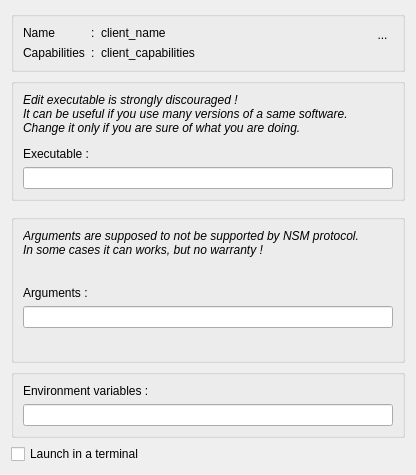
<?xml version="1.0" encoding="UTF-8"?>
<ui version="4.0">
 <class>Frame</class>
 <widget class="QFrame" name="Frame">
  <property name="geometry">
   <rect>
    <x>0</x>
    <y>0</y>
    <width>416</width>
    <height>475</height>
   </rect>
  </property>
  <property name="windowTitle">
   <string>Frame</string>
  </property>
  <layout class="QVBoxLayout" name="verticalLayout_2">
   <item>
    <widget class="QGroupBox" name="groupBox">
     <property name="title">
      <string/>
     </property>
     <layout class="QGridLayout" name="gridLayout_2">
      <item row="2" column="2">
       <widget class="QLabel" name="labelClientName">
        <property name="text">
         <string>client_name</string>
        </property>
       </widget>
      </item>
      <item row="2" column="1">
       <widget class="QLabel" name="label_3">
        <property name="sizePolicy">
         <sizepolicy hsizetype="Fixed" vsizetype="Preferred">
          <horstretch>0</horstretch>
          <verstretch>0</verstretch>
         </sizepolicy>
        </property>
        <property name="text">
         <string>:</string>
        </property>
       </widget>
      </item>
      <item row="3" column="2">
       <widget class="QLabel" name="labelCapabilities">
        <property name="sizePolicy">
         <sizepolicy hsizetype="Expanding" vsizetype="Preferred">
          <horstretch>0</horstretch>
          <verstretch>0</verstretch>
         </sizepolicy>
        </property>
        <property name="text">
         <string>client_capabilities</string>
        </property>
        <property name="alignment">
         <set>Qt::AlignLeading|Qt::AlignLeft|Qt::AlignTop</set>
        </property>
       </widget>
      </item>
      <item row="2" column="0">
       <widget class="QLabel" name="label_2">
        <property name="sizePolicy">
         <sizepolicy hsizetype="Fixed" vsizetype="Preferred">
          <horstretch>0</horstretch>
          <verstretch>0</verstretch>
         </sizepolicy>
        </property>
        <property name="text">
         <string>Name</string>
        </property>
       </widget>
      </item>
      <item row="3" column="1">
       <widget class="QLabel" name="labelCapabilitiesColon">
        <property name="text">
         <string>:</string>
        </property>
        <property name="alignment">
         <set>Qt::AlignLeading|Qt::AlignLeft|Qt::AlignTop</set>
        </property>
       </widget>
      </item>
      <item row="3" column="0">
       <widget class="QLabel" name="labelCapabilitiesTitle">
        <property name="sizePolicy">
         <sizepolicy hsizetype="Fixed" vsizetype="Preferred">
          <horstretch>0</horstretch>
          <verstretch>0</verstretch>
         </sizepolicy>
        </property>
        <property name="text">
         <string>Capabilities</string>
        </property>
        <property name="alignment">
         <set>Qt::AlignLeading|Qt::AlignLeft|Qt::AlignTop</set>
        </property>
       </widget>
      </item>
      <item row="2" column="3" rowspan="2">
       <layout class="QVBoxLayout" name="verticalLayout_4">
        <item>
         <widget class="FakeToolButton" name="toolButtonIcon">
          <property name="baseSize">
           <size>
            <width>48</width>
            <height>48</height>
           </size>
          </property>
          <property name="styleSheet">
           <string notr="true">QToolButton{border:none}</string>
          </property>
          <property name="text">
           <string>...</string>
          </property>
          <property name="icon">
           <iconset theme="application-pdf">
            <normaloff>../../../.designer/backup</normaloff>../../../.designer/backup</iconset>
          </property>
          <property name="iconSize">
           <size>
            <width>48</width>
            <height>48</height>
           </size>
          </property>
         </widget>
        </item>
        <item>
         <spacer name="verticalSpacer_2">
          <property name="orientation">
           <enum>Qt::Vertical</enum>
          </property>
          <property name="sizeHint" stdset="0">
           <size>
            <width>20</width>
            <height>40</height>
           </size>
          </property>
         </spacer>
        </item>
       </layout>
      </item>
     </layout>
    </widget>
   </item>
   <item>
    <widget class="QGroupBox" name="groupBox_3">
     <property name="title">
      <string/>
     </property>
     <layout class="QVBoxLayout" name="verticalLayout_8">
      <item>
       <layout class="QHBoxLayout" name="horizontalLayout"/>
      </item>
      <item>
       <widget class="QLabel" name="labelExecutableWarning">
        <property name="font">
         <font>
          <pointsize>9</pointsize>
          <italic>true</italic>
         </font>
        </property>
        <property name="text">
         <string>&lt;html&gt;&lt;head/&gt;&lt;body&gt;&lt;p&gt;Edit executable is strongly discouraged !&lt;br/&gt;It can be useful if you use many versions of a same software.&lt;br/&gt;Change it only if you are sure of what you are doing.&lt;/p&gt;&lt;/body&gt;&lt;/html&gt;</string>
        </property>
       </widget>
      </item>
      <item>
       <spacer name="verticalSpacer">
        <property name="orientation">
         <enum>Qt::Vertical</enum>
        </property>
        <property name="sizeHint" stdset="0">
         <size>
          <width>20</width>
          <height>40</height>
         </size>
        </property>
       </spacer>
      </item>
      <item>
       <widget class="QLabel" name="label_4">
        <property name="text">
         <string>Executable :</string>
        </property>
       </widget>
      </item>
      <item>
       <widget class="QLineEdit" name="lineEditExecutable"/>
      </item>
     </layout>
    </widget>
   </item>
   <item>
    <spacer name="verticalSpacer_5">
     <property name="orientation">
      <enum>Qt::Vertical</enum>
     </property>
     <property name="sizeHint" stdset="0">
      <size>
       <width>20</width>
       <height>40</height>
      </size>
     </property>
    </spacer>
   </item>
   <item>
    <widget class="QGroupBox" name="groupBox_4">
     <property name="title">
      <string/>
     </property>
     <layout class="QVBoxLayout" name="verticalLayout_9">
      <item>
       <widget class="QLabel" name="label_11">
        <property name="font">
         <font>
          <pointsize>9</pointsize>
          <italic>true</italic>
         </font>
        </property>
        <property name="text">
         <string>&lt;html&gt;&lt;head/&gt;&lt;body&gt;&lt;p&gt;Arguments are supposed to not be supported by NSM protocol.&lt;br/&gt;In some cases it can works, but no warranty !&lt;/p&gt;&lt;/body&gt;&lt;/html&gt;</string>
        </property>
       </widget>
      </item>
      <item>
       <spacer name="verticalSpacer_6">
        <property name="orientation">
         <enum>Qt::Vertical</enum>
        </property>
        <property name="sizeHint" stdset="0">
         <size>
          <width>20</width>
          <height>40</height>
         </size>
        </property>
       </spacer>
      </item>
      <item>
       <widget class="QLabel" name="label_12">
        <property name="text">
         <string>Arguments :</string>
        </property>
       </widget>
      </item>
      <item>
       <widget class="QLineEdit" name="lineEditArguments"/>
      </item>
      <item>
       <spacer name="verticalSpacer_7">
        <property name="orientation">
         <enum>Qt::Vertical</enum>
        </property>
        <property name="sizeHint" stdset="0">
         <size>
          <width>20</width>
          <height>40</height>
         </size>
        </property>
       </spacer>
      </item>
     </layout>
    </widget>
   </item>
   <item>
    <widget class="QGroupBox" name="groupBox_2">
     <property name="title">
      <string/>
     </property>
     <layout class="QVBoxLayout" name="verticalLayout">
      <item>
       <widget class="QLabel" name="label">
        <property name="text">
         <string>Environment variables :</string>
        </property>
       </widget>
      </item>
      <item>
       <widget class="QLineEdit" name="lineEditEnviron">
        <property name="toolTip">
         <string>&lt;html&gt;&lt;head/&gt;&lt;body&gt;&lt;p&gt;Set here the environment variables you want to set to the process, separate them with spaces.&lt;br/&gt;&lt;br/&gt;for example :&lt;/p&gt;&lt;pre style=&quot; margin-top:12px; margin-bottom:12px; margin-left:0px; margin-right:0px; -qt-block-indent:0; text-indent:0px;&quot;&gt;&lt;span style=&quot; font-family:'Hack';&quot;&gt;MY_VAR1=my_value MY_VAR2=&amp;quot;other value&amp;quot;&lt;/span&gt;&lt;/pre&gt;&lt;/body&gt;&lt;/html&gt;</string>
        </property>
       </widget>
      </item>
     </layout>
    </widget>
   </item>
   <item>
    <widget class="QCheckBox" name="checkBoxTerminal">
     <property name="text">
      <string>Launch in a terminal</string>
     </property>
    </widget>
   </item>
  </layout>
 </widget>
 <customwidgets>
  <customwidget>
   <class>FakeToolButton</class>
   <extends>QToolButton</extends>
   <header>surclassed_widgets</header>
  </customwidget>
 </customwidgets>
 <resources/>
 <connections/>
</ui>
